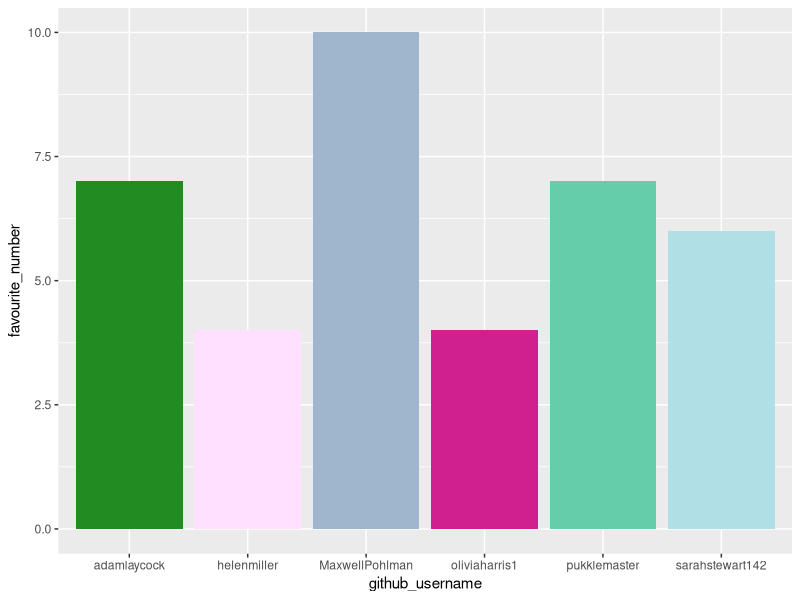
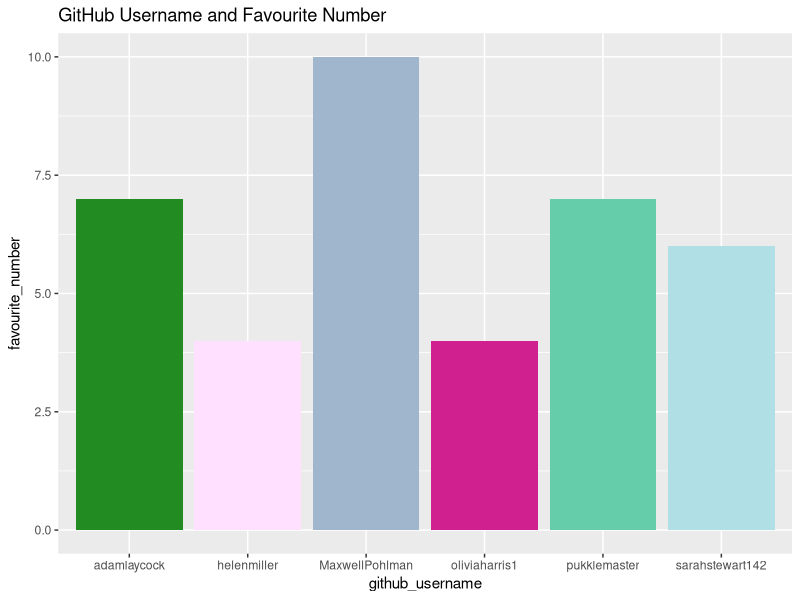
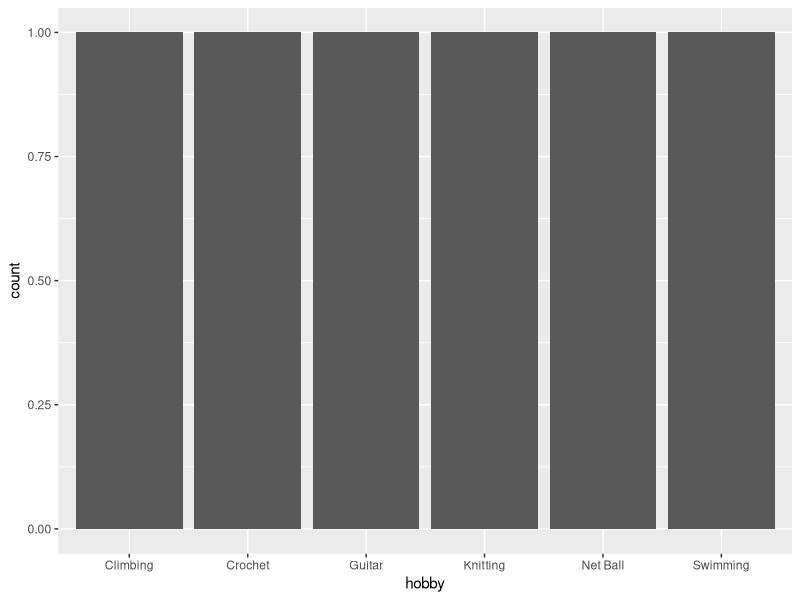

Reproduce these figures in R, in order.
## ---- chunk 1
library(tidyverse) 
## ---- chunk 2
team_data <- tibble(
  name = c("Andrew", "Helen", "Adam", 
           "Max", "Sarah", "Liv"),
  github_username = c("pukklemaster", "helenmiller", "adamlaycock", 
                      "MaxwellPohlman", "sarahstewart142", "oliviaharris1"),
  colour = c("mediumaquamarine", "thistle1", "forestgreen", 
             "slategray3", "powderblue", "violetred"),
  hobby = c("Knitting", "Crochet", "Guitar", 
            "Climbing", "Swimming", "Net Ball"),
  favourite_number = c(7, 4, 7, 10, 6, 4)
  )
## ---- chunk 3
p1 <- ggplot(data = team_data, 
             mapping = aes(x = github_username, 
                           y = favourite_number,
                           fill = colour), 
             ) +
   geom_col() +
   scale_fill_identity()
p1
## ---- chunk 4
p1 + labs(x = "github_username", 
          y = "favourite_number",
          title = "GitHub Username and Favourite Number")
## ---- chunk 5
p2 <- ggplot(team_data, aes(x = hobby)) +
  geom_bar()
p2
